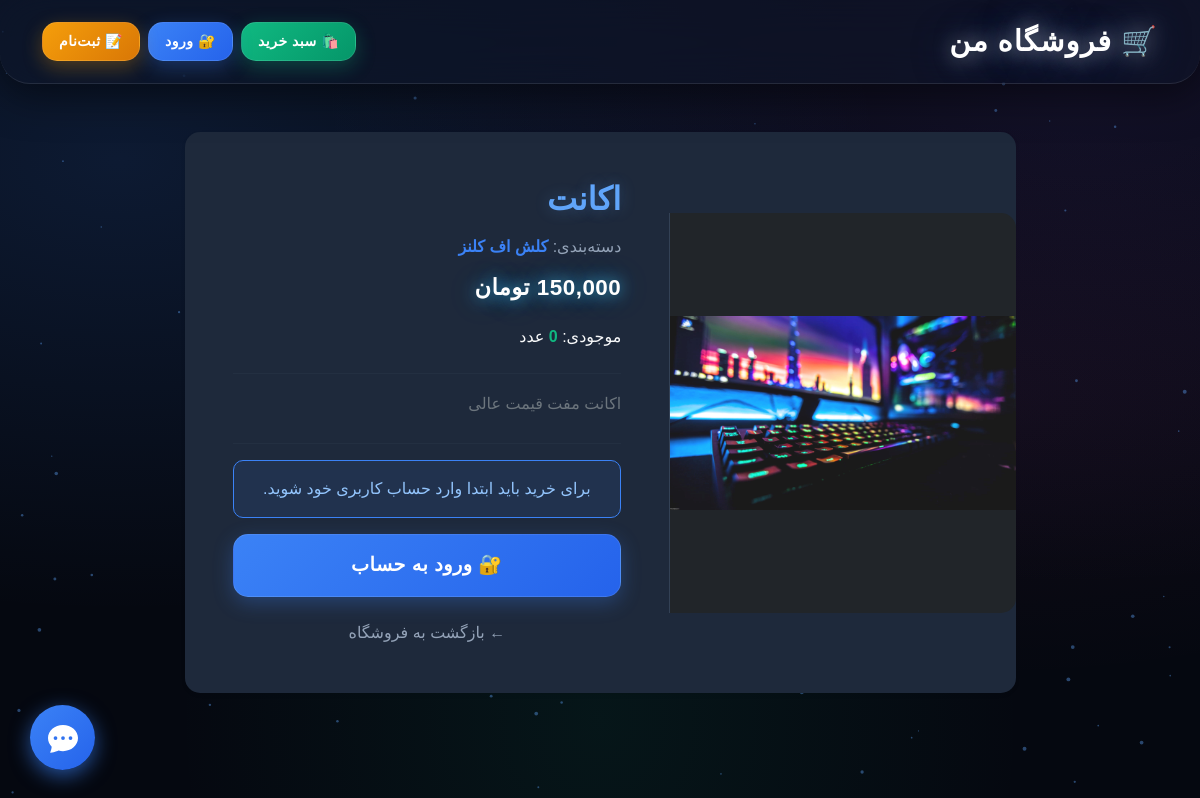
The app's page /4/nt/ with its own data.
### store/models.py (models this page shows, shortened)
class Product(models.Model):
    category = models.ForeignKey(Category, related_name='products', on_delete=models.CASCADE)
    name = models.CharField(max_length=200, db_index=True)
    slug = models.SlugField(max_length=200, db_index=True)
    image = models.ImageField(upload_to='products/%Y/%m/%d', blank=True)
    description = models.TextField(blank=True)
    extra_info_label = models.CharField(max_length=100, blank=True, null=True, verbose_name='برچسب اطلاعات اضافی')
    price = models.DecimalField(max_digits=10, decimal_places=2)
    stock = models.PositiveIntegerField(default=0)
    available = models.BooleanField(default=True)
    created = models.DateTimeField(auto_now_add=True)
    updated = models.DateTimeField(auto_now=True)
    class Meta:
        ordering = ('name',)
        verbose_name = 'محصول'
        verbose_name_plural = 'محصولات'
        indexes = [models.Index(fields=['id', 'slug'])]

class Category(models.Model):
    name = models.CharField(max_length=200, db_index=True)
    slug = models.SlugField(max_length=200, unique=True)
    class Meta:
        ordering = ('name',)
        verbose_name = 'دسته‌بندی'
        verbose_name_plural = 'دسته‌بندی‌ها'

### store/views.py (the view)
# urls.py: path('<int:id>/<slug:slug>/', views.product_detail, name='product_detail'),
def product_detail(request, id, slug):
    product = get_object_or_404(Product, id=id, slug=slug, available=True)
    return render(request, 'store/product/detail.html', {'product': product})

### store/templatetags/price_filters.py (called while the page is built)
@register.filter
def comma_price(value):
    try:
        value = int(float(value))
        return f"{value:,}"
    except (ValueError, TypeError):
        return value

### store/templates/store/product/detail.html (shortened to what this page needs)
{% extends "store/base.html" %}
{% load price_filters %}
{% block content %}
    <div class="row justify-content-center">
        <div class="col-md-9">
            <div class="card shadow-sm border-0" style="background: #1e293b; border-radius: 15px; overflow: hidden;">
                <div class="row g-0 align-items-center">
                    <div class="col-md-5 text-center bg-dark" style="min-height: 400px; display: flex; align-items: center; justify-content: center; border-top-right-radius: 15px; border-bottom-right-radius: 15px; border-left: 1px solid #334155;">
                        {% if product.image %}
                            <img src="{{ product.image.url }}" class="img-fluid" alt="{{ product.name }}" style="max-height: 400px; width: 100%; object-fit: contain; transition: transform 0.4s ease;" onmouseover="this.style.transform='scale(1.05)'" onmouseout="this.style.transform='scale(1)'">
                        {% else %}
                            <span class="text-muted">بدون عکس</span>
                        {% endif %}
                    </div>
                    <div class="col-md-7">
                        <div class="card-body p-4 p-md-5">
                            <h2 class="card-title fw-bold mb-3" style="color: #60a5fa; text-shadow: 0 0 15px rgba(96, 165, 250, 0.3);">{{ product.name }}</h2>
                            <p class="text-muted mb-3">
                                دسته‌بندی:
                                <a href="{% url 'store:product_list_by_category' product.category.slug %}" style="color: #3b82f6; text-decoration: none; font-weight: bold;">
                                    {{ product.category.name }}
                                </a>
                            </p>
                            <h3 class="price mb-4">{{ product.price|comma_price }} تومان</h3>
                            <p class="mb-4 text-light">موجودی: <strong style="color: #10b981;">{{ product.stock }}</strong> عدد</p>
                            <hr style="border-color: #334155;">
                            <p class="text-secondary mb-4" style="line-height: 1.8;">{{ product.description|default:"بدون توضیحات" }}</p>
                            <hr style="border-color: #334155;">
                            {% if user.is_authenticated %}
                                <form action="{% url 'store:cart_add' product.id %}" method="post">
                                    {% csrf_token %}
                                    <button type="submit" class="btn btn-success btn-lg w-100 mb-4 py-3" style="font-size: 1.2rem;">
                                        🛒 افزودن به سبد خرید
                                    </button>
                                </form>
                            {% else %}
                                <div class="alert text-center mb-3" style="background: rgba(59, 130, 246, 0.1); border: 1px solid #3b82f6; color: #93c5fd; border-radius: 10px;">
                                    برای خرید باید ابتدا وارد حساب کاربری خود شوید.
                                </div>
                                <a href="{% url 'login' %}?next={{ request.path }}" class="btn btn-primary btn-lg w-100 mb-4 py-3" style="font-size: 1.2rem;">
                                    🔐 ورود به حساب
                                </a>
                            {% endif %}
                            <div class="text-center">
                                <a href="{% url 'store:product_list' %}" style="color: #94a3b8; text-decoration: none; transition: color 0.3s;" onmouseover="this.style.color='#60a5fa'" onmouseout="this.style.color='#94a3b8'">
                                    ← بازگشت به فروشگاه
                                </a>
                            </div>
                        </div>
                    </div>
                </div>
            </div>
        </div>
    </div>
{% endblock %}

### store/templates/store/base.html (style rules this page uses)
body { background-color: #050810; background-image: radial-gradient(at 10% 20%, rgba(59, 130, 246, 0.15) 0px, transparent 50%), radial-gradient(at 90% 10%, rgba(139, 92, 246, 0.1) 0px, transparent 50%), radial-gradient(at 50% 90%, rgba(16, 185, 129, 0.08) 0px, transparent 50%), radial-gradient(at 80% 50%, rgba(236, 72, 153, 0.05) 0px, transparent 50%); background-attachment: fixed; font-family: 'Vazirmatn', Tahoma, sans-serif; color: #e2e8f0; overflow-x: hidden; min-height: 100vh; position: relative; }
.card { transition: all 0.6s cubic-bezier(0.175, 0.885, 0.32, 1.275); border: 1px solid rgba(255, 255, 255, 0.1); background: linear-gradient(145deg, rgba(30, 41, 59, 0.6), rgba(15, 23, 42, 0.4)); backdrop-filter: blur(25px); -webkit-backdrop-filter: blur(25px); color: #e2e8f0; border-radius: 25px; overflow: hidden; box-shadow: 0 15px 35px rgba(0, 0, 0, 0.5), inset 0 1px 0 rgba(255, 255, 255, 0.2); position: relative; transform-style: preserve-3d; }
.card img { transition: transform 0.8s ease; }
.price { color: #fff; font-weight: 900; font-size: 1.4rem; text-shadow: 0 0 15px rgba(56, 189, 248, 0.8), 0 0 30px rgba(56, 189, 248, 0.4); letter-spacing: 0.5px; }
.btn { font-family: 'Vazirmatn', Tahoma, sans-serif; border-radius: 15px; transition: all 0.3s cubic-bezier(0.175, 0.885, 0.32, 1.275); font-weight: 700; letter-spacing: 0.5px; border: 1px solid rgba(255, 255, 255, 0.1); text-transform: uppercase; position: relative; overflow: hidden; z-index: 1; color: white; }
.btn::before { content: ''; position: absolute; top: 50%; left: 50%; width: 0; height: 0; background: rgba(255, 255, 255, 0.2); border-radius: 50%; transform: translate(-50%, -50%); transition: width 0.6s ease, height 0.6s ease; z-index: -1; }
.btn-primary { background: linear-gradient(135deg, #3b82f6 0%, #2563eb 100%); box-shadow: 0 6px 20px rgba(59, 130, 246, 0.3); }
.text-muted { color: #94a3b8 !important; }

### records on screen
Product: image (picture), name "اکانت", category.name "کلش اف کلنز", stock "0", description "اکانت مفت قیمت عالی"
